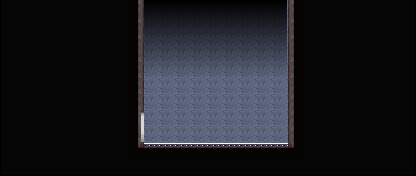

This game map was drawn from its Tiled (.tmx) file and the tilesets committed beside it. A one-line description and the trimmed map source follow:
An orthogonal 26x11 tile map with 16x16 px tiles, 1 tile layer (Passability), 1 hidden layer not drawn, 2 tilesets, 2 image layers and 3 objects (Target, Character, Door).

<map version="1.2" tiledversion="1.3.1" orientation="orthogonal" renderorder="right-down" compressionlevel="0" width="26" height="11" tilewidth="16" tileheight="16" infinite="0" nextlayerid="14" nextobjectid="31">
 <editorsettings>
  <export target="." format="tmx" />
 </editorsettings>
 <tileset firstgid="1" source="../Tilesets/general.tsx" />
 <tileset firstgid="81" source="../Tilesets/Editor.tsx" />
 <imagelayer id="12" name="Background">
  <image source="Images/GenericBack.png" width="415" height="175" />
 </imagelayer>
 <imagelayer id="13" name="Border">
  <image source="Images/GenericBorder.png" width="415" height="175" />
 </imagelayer>
 <objectgroup id="4" name="Object Layer 1">
  <object id="10" name="entry" type="Target" x="144" y="128" width="16" height="16" />
  <object id="28" name="phone" type="Character" x="208" y="128" width="16" height="16">
   <properties>
    <property name="hide" value="return getSwitch('day04/phone')" />
    <property name="onInteract" value="playScene('day04/phone')" />
   </properties>
  </object>
  <object id="30" type="Door" x="128" y="128" width="16" height="16">
   <properties>
    <property name="hide" value="return not getSwitch('finale_mode')" />
    <property name="onCollide" value="playScene('day04/compound_left'); setSwitch('flashlight', true)" />
   </properties>
  </object>
 </objectgroup>
 <imagelayer id="11" name="Fore" visible="0">
  <image source="Images/GenericTop.png" width="415" height="175" />
 </imagelayer>
 <layer id="3" name="Passability" width="26" height="11" opacity="0">
  <properties>
   <property name="CheckPassability" type="bool" value="true" />
  </properties>
  <data>[286 cells, 2 non-empty, 1 distinct tile ids]</data>
 </layer>
</map>
